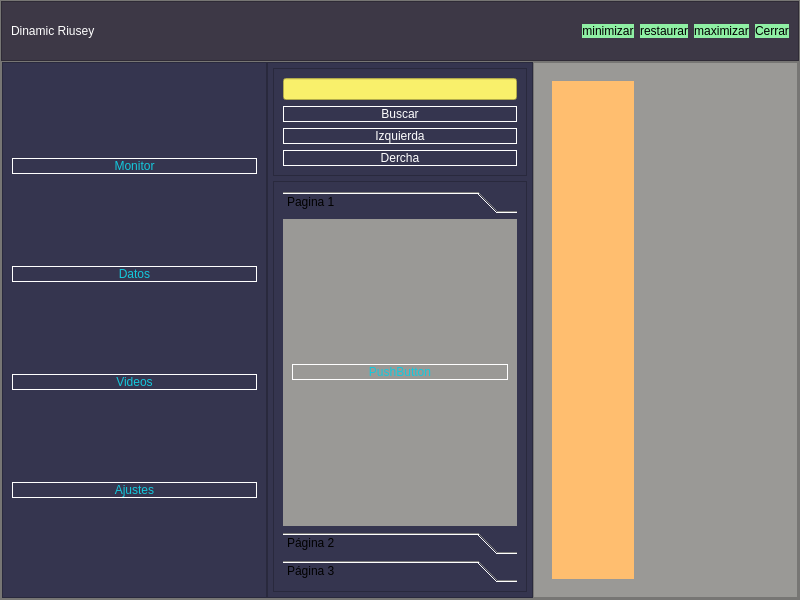
<?xml version="1.0" encoding="UTF-8"?>
<ui version="4.0">
 <class>MainWindow</class>
 <widget class="QMainWindow" name="MainWindow">
  <property name="geometry">
   <rect>
    <x>0</x>
    <y>0</y>
    <width>800</width>
    <height>600</height>
   </rect>
  </property>
  <property name="windowTitle">
   <string>MainWindow</string>
  </property>
  <widget class="QWidget" name="centralwidget">
   <property name="styleSheet">
    <string notr="true">background-color: rgb(154, 153, 150);</string>
   </property>
   <layout class="QHBoxLayout" name="horizontalLayout_3">
    <property name="spacing">
     <number>0</number>
    </property>
    <property name="leftMargin">
     <number>0</number>
    </property>
    <property name="topMargin">
     <number>0</number>
    </property>
    <property name="rightMargin">
     <number>0</number>
    </property>
    <property name="bottomMargin">
     <number>0</number>
    </property>
    <item>
     <widget class="QFrame" name="frame">
      <property name="frameShape">
       <enum>QFrame::StyledPanel</enum>
      </property>
      <property name="frameShadow">
       <enum>QFrame::Raised</enum>
      </property>
      <layout class="QVBoxLayout" name="verticalLayout_2" stretch="1,0">
       <property name="spacing">
        <number>0</number>
       </property>
       <property name="leftMargin">
        <number>0</number>
       </property>
       <property name="topMargin">
        <number>0</number>
       </property>
       <property name="rightMargin">
        <number>0</number>
       </property>
       <property name="bottomMargin">
        <number>0</number>
       </property>
       <item>
        <widget class="QFrame" name="frame_superior">
         <property name="maximumSize">
          <size>
           <width>16777215</width>
           <height>60</height>
          </size>
         </property>
         <property name="styleSheet">
          <string notr="true">QFrame{
background-color: rgb(61, 56, 70);;
}

QPushButton:hover{
	background-color: rgb(246, 97, 81);
}</string>
         </property>
         <property name="frameShape">
          <enum>QFrame::StyledPanel</enum>
         </property>
         <property name="frameShadow">
          <enum>QFrame::Raised</enum>
         </property>
         <layout class="QHBoxLayout" name="horizontalLayout_2">
          <item>
           <widget class="QLabel" name="label">
            <property name="styleSheet">
             <string notr="true">color: rgb(255, 255, 255);
font: 75 15pt &quot;Fira Mono&quot;;</string>
            </property>
            <property name="text">
             <string>Dinamic Riusey</string>
            </property>
           </widget>
          </item>
          <item>
           <spacer name="horizontalSpacer">
            <property name="orientation">
             <enum>Qt::Horizontal</enum>
            </property>
            <property name="sizeHint" stdset="0">
             <size>
              <width>338</width>
              <height>37</height>
             </size>
            </property>
           </spacer>
          </item>
          <item>
           <widget class="QPushButton" name="btn_minimizar">
            <property name="styleSheet">
             <string notr="true">background-color: rgb(143, 240, 164);
border-radius: 10px;</string>
            </property>
            <property name="text">
             <string>minimizar</string>
            </property>
           </widget>
          </item>
          <item>
           <widget class="QPushButton" name="btn_restaurar">
            <property name="styleSheet">
             <string notr="true">background-color: rgb(143, 240, 164);
border-radius: 10px;</string>
            </property>
            <property name="text">
             <string>restaurar</string>
            </property>
           </widget>
          </item>
          <item>
           <widget class="QPushButton" name="btn_maximizar">
            <property name="styleSheet">
             <string notr="true">background-color: rgb(143, 240, 164);
border-radius: 10px;</string>
            </property>
            <property name="text">
             <string>maximizar</string>
            </property>
           </widget>
          </item>
          <item>
           <widget class="QPushButton" name="btn_cerrar">
            <property name="styleSheet">
             <string notr="true">background-color: rgb(143, 240, 164);
border-radius: 10px;</string>
            </property>
            <property name="text">
             <string>Cerrar</string>
            </property>
           </widget>
          </item>
         </layout>
        </widget>
       </item>
       <item>
        <widget class="QFrame" name="frame_3">
         <property name="frameShape">
          <enum>QFrame::StyledPanel</enum>
         </property>
         <property name="frameShadow">
          <enum>QFrame::Raised</enum>
         </property>
         <layout class="QHBoxLayout" name="horizontalLayout" stretch="3,3,3">
          <property name="spacing">
           <number>0</number>
          </property>
          <property name="leftMargin">
           <number>0</number>
          </property>
          <property name="topMargin">
           <number>0</number>
          </property>
          <property name="rightMargin">
           <number>0</number>
          </property>
          <property name="bottomMargin">
           <number>0</number>
          </property>
          <item>
           <widget class="QFrame" name="frame_2">
            <property name="maximumSize">
             <size>
              <width>300</width>
              <height>16777215</height>
             </size>
            </property>
            <property name="styleSheet">
             <string notr="true">QFrame{
background-color:rgb(53, 53, 79)
}

QPushButton{
font:87 12pt &quot;Arial Black&quot;;
background-color: #000000ff;
color:rgb(20, 200, 220);
border-radius: 10px;
border: 1px solid white;
}

QPushButton:hover{
	background-color: rgb(246, 97, 81);
}</string>
            </property>
            <property name="frameShape">
             <enum>QFrame::StyledPanel</enum>
            </property>
            <property name="frameShadow">
             <enum>QFrame::Raised</enum>
            </property>
            <layout class="QVBoxLayout" name="verticalLayout_4">
             <item>
              <widget class="QPushButton" name="btn_uno">
               <property name="layoutDirection">
                <enum>Qt::RightToLeft</enum>
               </property>
               <property name="text">
                <string>Monitor</string>
               </property>
               <property name="icon">
                <iconset>
                 <normaloff>img/chip.png</normaloff>img/chip.png</iconset>
               </property>
               <property name="iconSize">
                <size>
                 <width>40</width>
                 <height>40</height>
                </size>
               </property>
              </widget>
             </item>
             <item>
              <widget class="QPushButton" name="btn_dos">
               <property name="layoutDirection">
                <enum>Qt::RightToLeft</enum>
               </property>
               <property name="text">
                <string>Datos</string>
               </property>
               <property name="icon">
                <iconset>
                 <normaloff>img/base-de-datos.png</normaloff>img/base-de-datos.png</iconset>
               </property>
               <property name="iconSize">
                <size>
                 <width>40</width>
                 <height>40</height>
                </size>
               </property>
              </widget>
             </item>
             <item>
              <widget class="QPushButton" name="btn_tres">
               <property name="layoutDirection">
                <enum>Qt::RightToLeft</enum>
               </property>
               <property name="text">
                <string>Videos</string>
               </property>
               <property name="icon">
                <iconset>
                 <normaloff>img/archivo.png</normaloff>img/archivo.png</iconset>
               </property>
               <property name="iconSize">
                <size>
                 <width>40</width>
                 <height>40</height>
                </size>
               </property>
              </widget>
             </item>
             <item>
              <widget class="QPushButton" name="btn_cuatro">
               <property name="layoutDirection">
                <enum>Qt::RightToLeft</enum>
               </property>
               <property name="text">
                <string>Ajustes</string>
               </property>
               <property name="icon">
                <iconset>
                 <normaloff>img/inteligencia-artificial.png</normaloff>img/inteligencia-artificial.png</iconset>
               </property>
               <property name="iconSize">
                <size>
                 <width>40</width>
                 <height>40</height>
                </size>
               </property>
              </widget>
             </item>
            </layout>
           </widget>
          </item>
          <item>
           <widget class="QFrame" name="frame_4">
            <property name="styleSheet">
             <string notr="true">QFrame{
background-color:rgb(53, 53, 79)
}

QPushButton{
font:87 12pt &quot;Arial Black&quot;;
background-color: #000000ff;
color:rgb(20, 200, 220);
border-radius: 10px;
border: 1px solid white;
}

QPushButton:hover{
	background-color: rgb(246, 97, 81);
}</string>
            </property>
            <property name="frameShape">
             <enum>QFrame::StyledPanel</enum>
            </property>
            <property name="frameShadow">
             <enum>QFrame::Raised</enum>
            </property>
            <layout class="QVBoxLayout" name="verticalLayout_3">
             <property name="spacing">
              <number>5</number>
             </property>
             <property name="leftMargin">
              <number>5</number>
             </property>
             <property name="topMargin">
              <number>5</number>
             </property>
             <property name="rightMargin">
              <number>5</number>
             </property>
             <property name="bottomMargin">
              <number>5</number>
             </property>
             <item>
              <widget class="QFrame" name="frame_6">
               <property name="styleSheet">
                <string notr="true">QFrame{
background-color:rgb(53,53,79);
}

QLabel{
font: 87 12pt &quot;Arial Black&quot;;
background-color: #000000ff;
color: rgb(87, 227, 137);
border: 0px solid #14C8DC
}

QPushButton{
font:87 12pt &quot;Arial Black&quot;;
background-color: #000000ff;
	color: rgb(255, 255, 255);
border-radius: 10px;
border: 1px solid white;
}

QPushButton:hover{
	background-color: rgb(153, 193, 241);
}</string>
               </property>
               <property name="frameShape">
                <enum>QFrame::StyledPanel</enum>
               </property>
               <property name="frameShadow">
                <enum>QFrame::Raised</enum>
               </property>
               <layout class="QVBoxLayout" name="verticalLayout_5">
                <item>
                 <widget class="QLineEdit" name="lineEdit">
                  <property name="styleSheet">
                   <string notr="true">background-color: rgb(249, 240, 107);</string>
                  </property>
                 </widget>
                </item>
                <item>
                 <widget class="QPushButton" name="btn_buscar">
                  <property name="text">
                   <string>Buscar</string>
                  </property>
                 </widget>
                </item>
                <item>
                 <widget class="QPushButton" name="btn_menu_uno">
                  <property name="text">
                   <string>Izquierda</string>
                  </property>
                 </widget>
                </item>
                <item>
                 <widget class="QPushButton" name="btn_menu_dos">
                  <property name="text">
                   <string>Dercha</string>
                  </property>
                 </widget>
                </item>
               </layout>
              </widget>
             </item>
             <item>
              <widget class="QFrame" name="frame_7">
               <property name="frameShape">
                <enum>QFrame::StyledPanel</enum>
               </property>
               <property name="frameShadow">
                <enum>QFrame::Raised</enum>
               </property>
               <layout class="QVBoxLayout" name="verticalLayout_6">
                <item>
                 <widget class="QToolBox" name="toolBox">
                  <property name="currentIndex">
                   <number>0</number>
                  </property>
                  <widget class="QWidget" name="page">
                   <property name="geometry">
                    <rect>
                     <x>0</x>
                     <y>0</y>
                     <width>234</width>
                     <height>280</height>
                    </rect>
                   </property>
                   <attribute name="label">
                    <string>Pagina 1</string>
                   </attribute>
                   <layout class="QVBoxLayout" name="verticalLayout">
                    <item>
                     <widget class="QPushButton" name="pushButton">
                      <property name="text">
                       <string>PushButton</string>
                      </property>
                     </widget>
                    </item>
                   </layout>
                  </widget>
                  <widget class="QWidget" name="page_2">
                   <property name="geometry">
                    <rect>
                     <x>0</x>
                     <y>0</y>
                     <width>234</width>
                     <height>280</height>
                    </rect>
                   </property>
                   <attribute name="label">
                    <string>Página 2</string>
                   </attribute>
                   <layout class="QVBoxLayout" name="verticalLayout_8">
                    <item>
                     <widget class="QPushButton" name="pushButton_2">
                      <property name="text">
                       <string>PushButton</string>
                      </property>
                     </widget>
                    </item>
                   </layout>
                  </widget>
                  <widget class="QWidget" name="page_11">
                   <attribute name="label">
                    <string>Página 3</string>
                   </attribute>
                   <layout class="QVBoxLayout" name="verticalLayout_9">
                    <item>
                     <widget class="QPushButton" name="pushButton_3">
                      <property name="text">
                       <string>PushButton</string>
                      </property>
                     </widget>
                    </item>
                   </layout>
                  </widget>
                 </widget>
                </item>
               </layout>
              </widget>
             </item>
            </layout>
           </widget>
          </item>
          <item>
           <widget class="QFrame" name="frame_pagina">
            <property name="frameShape">
             <enum>QFrame::StyledPanel</enum>
            </property>
            <property name="frameShadow">
             <enum>QFrame::Raised</enum>
            </property>
            <layout class="QVBoxLayout" name="verticalLayout_10">
             <item>
              <widget class="QStackedWidget" name="stackedWidget">
               <property name="maximumSize">
                <size>
                 <width>100</width>
                 <height>16777215</height>
                </size>
               </property>
               <property name="layoutDirection">
                <enum>Qt::LeftToRight</enum>
               </property>
               <widget class="QWidget" name="page_uno">
                <layout class="QVBoxLayout" name="verticalLayout_7">
                 <item>
                  <widget class="QLabel" name="label_2">
                   <property name="styleSheet">
                    <string notr="true">background-color: rgb(255, 190, 111);</string>
                   </property>
                   <property name="text">
                    <string/>
                   </property>
                   <property name="pixmap">
                    <pixmap>img/chip.png</pixmap>
                   </property>
                   <property name="alignment">
                    <set>Qt::AlignCenter</set>
                   </property>
                  </widget>
                 </item>
                </layout>
               </widget>
               <widget class="QWidget" name="page_dos">
                <layout class="QHBoxLayout" name="horizontalLayout_5">
                 <item>
                  <widget class="QLabel" name="label_3">
                   <property name="text">
                    <string/>
                   </property>
                   <property name="pixmap">
                    <pixmap>img/base-de-datos.png</pixmap>
                   </property>
                   <property name="alignment">
                    <set>Qt::AlignCenter</set>
                   </property>
                  </widget>
                 </item>
                </layout>
               </widget>
               <widget class="QWidget" name="page_tres">
                <layout class="QHBoxLayout" name="horizontalLayout_4">
                 <item>
                  <widget class="QLabel" name="label_4">
                   <property name="text">
                    <string/>
                   </property>
                   <property name="pixmap">
                    <pixmap>img/archivo.png</pixmap>
                   </property>
                   <property name="alignment">
                    <set>Qt::AlignCenter</set>
                   </property>
                  </widget>
                 </item>
                </layout>
               </widget>
               <widget class="QWidget" name="page_cuatro">
                <layout class="QHBoxLayout" name="horizontalLayout_6">
                 <item>
                  <widget class="QLabel" name="label_5">
                   <property name="maximumSize">
                    <size>
                     <width>300</width>
                     <height>16777215</height>
                    </size>
                   </property>
                   <property name="text">
                    <string/>
                   </property>
                   <property name="pixmap">
                    <pixmap>img/inteligencia-artificial.png</pixmap>
                   </property>
                   <property name="alignment">
                    <set>Qt::AlignCenter</set>
                   </property>
                  </widget>
                 </item>
                </layout>
               </widget>
              </widget>
             </item>
            </layout>
           </widget>
          </item>
         </layout>
        </widget>
       </item>
      </layout>
     </widget>
    </item>
   </layout>
  </widget>
 </widget>
 <resources/>
 <connections/>
</ui>
